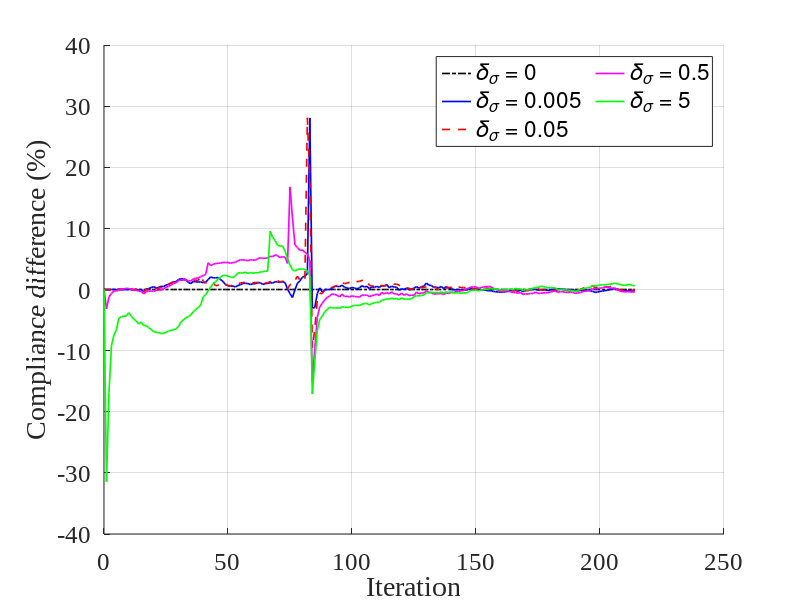
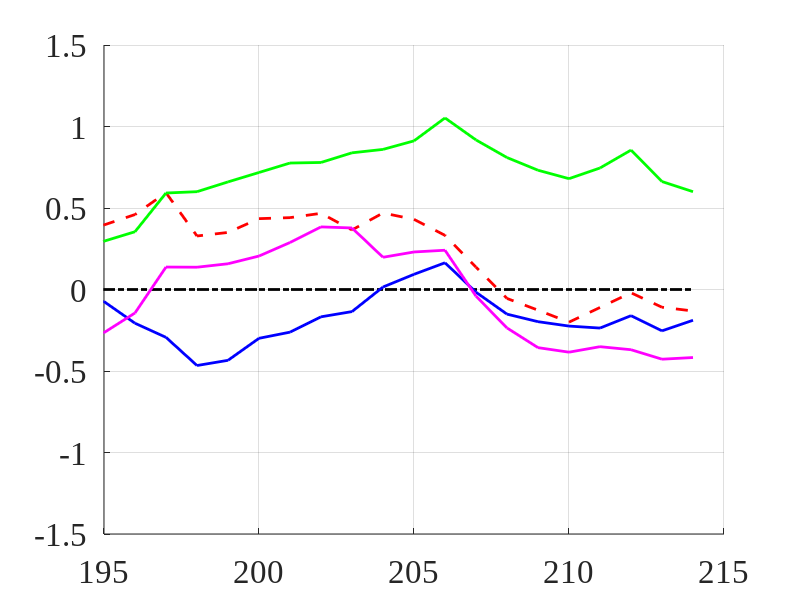
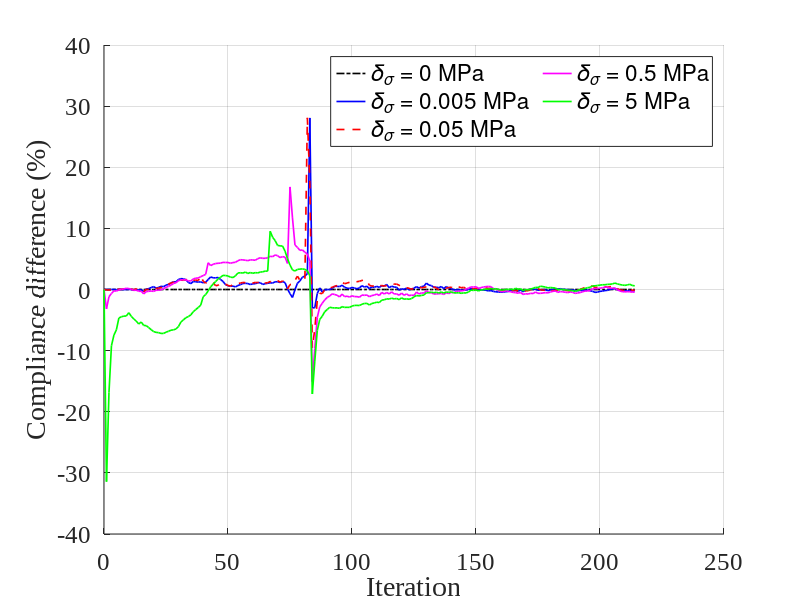

Write the MATLAB code that produced these figures, in order.
clear
clc
close

%%
Deadband = load('Fig_7c_Deadband.txt');
iteration = 0:1:214;

figure()
hold on
plot(iteration,Deadband(:,1),'k-.','Linewidth',1.2)
plot(iteration,Deadband(:,2),'b-','Linewidth',1.2)
plot(iteration,Deadband(:,3),'r--','Linewidth',1.2)
plot(iteration,Deadband(:,4),'m-','Linewidth',1.2)
plot(iteration,Deadband(:,5),'g-','Linewidth',1.2)
xlabel('Iteration')
legend('{\it\delta}_{\it\sigma} = 0','{\it\delta}_{\it\sigma} = 0.005','{\it\delta}_{\it\sigma} = 0.05','{\it\delta}_{\it\sigma} = 0.5','{\it\delta}_{\it\sigma} = 5','NumColumns',2,'Location','Northeast')
ylim([-40 40])
yticks([-40:10:40])
ylabel('Compliance difference (%)')
set(gca,'FontName','Times New Roman','FontSize',18)
set(gcf,'Position',[446   475   560   400])
grid on


figure()
hold on
plot(iteration,Deadband(:,1),'k-.','Linewidth',2)
plot(iteration,Deadband(:,2),'b-','Linewidth',2)
plot(iteration,Deadband(:,3),'r--','Linewidth',2)
plot(iteration,Deadband(:,4),'m-','Linewidth',2)
plot(iteration,Deadband(:,5),'g-','Linewidth',2)
% xlabel('Iteration')
% legend('{\it\delta}_{\it\sigma} = 0','{\it\delta}_{\it\sigma} = 0.005','{\it\delta}_{\it\sigma} = 0.05','{\it\delta}_{\it\sigma} = 0.5','{\it\delta}_{\it\sigma} = 5','NumColumns',2,'Location','Northeast')
xlim([195 215])
yticks([-1.5:0.5:1.5])
ylim([-1.5 1.5])
% ylabel('Compliance change (%)')
set(gca,'FontName','Times New Roman','FontSize',24)
set(gcf,'Position',[446   475   560   300])
grid on


figure()
hold on
plot(iteration,Deadband(:,1),'k-.','Linewidth',1.2)
plot(iteration,Deadband(:,2),'b-','Linewidth',1.2)
plot(iteration,Deadband(:,3),'r--','Linewidth',1.2)
plot(iteration,Deadband(:,4),'m-','Linewidth',1.2)
plot(iteration,Deadband(:,5),'g-','Linewidth',1.2)
xlabel('Iteration')
legend('{\it\delta}_{\it\sigma} = 0 MPa','{\it\delta}_{\it\sigma} = 0.005 MPa','{\it\delta}_{\it\sigma} = 0.05 MPa','{\it\delta}_{\it\sigma} = 0.5 MPa','{\it\delta}_{\it\sigma} = 5 MPa','NumColumns',2,'Location','Northeast')
ylim([-40 40])
yticks([-40:10:40])
ylabel('Compliance difference (%)')
set(gca,'FontName','Times New Roman','FontSize',18)
set(gcf,'Position',[446   475   560   400])
grid on
